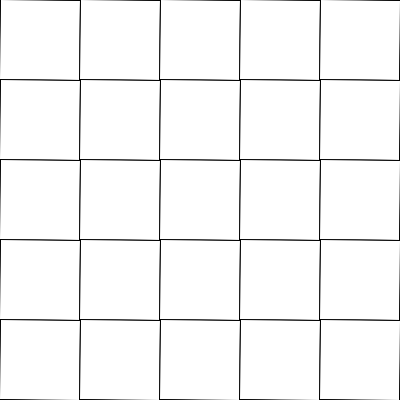
Frame 1 (no input)
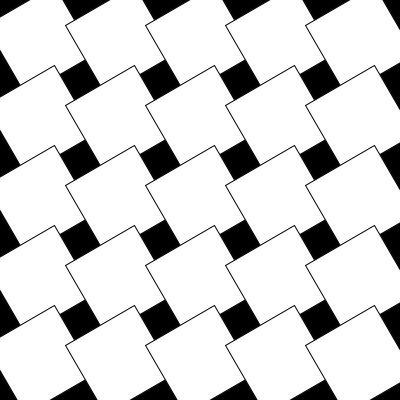
Frame 60 (the mouse pressed at the canvas centre just before this capture)
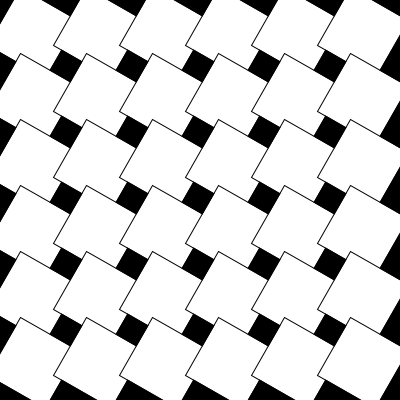
Frame 120 (the mouse held since frame 60 and released just before this capture)

The Processing sketch that drew these frames (run headless with seeded random() and noise(); from frame 60 on, the mouse is pressed at the canvas centre):

// Processing sketch: ejemplo3grillaGiratoria
// ── ejemplo3grillaGiratoria.pde
int cantidad, taman;

void setup() {
  size(400, 400);

  cantidad=5;
}
void draw() {
  background(0);

  taman=width/cantidad;

  for (int i=0; i<cantidad; i++) {
    for (int j=0; j<cantidad; j++) {
      rotation(ubic(i,taman), ubic(j,taman), taman);
    }
  }
}
int ubic(int indice, int tam){
  return indice*tam+tam/2;
}
void rotation(int px, int py, int tam) {
  push();
  translate(px, py);
  rotate(radians(frameCount));
  rectMode(CENTER);
  rect(0, 0, tam, tam);
  pop();
}
void mousePressed(){
  cantidad++;
}
void keyPressed(){
  cantidad=5;
}
